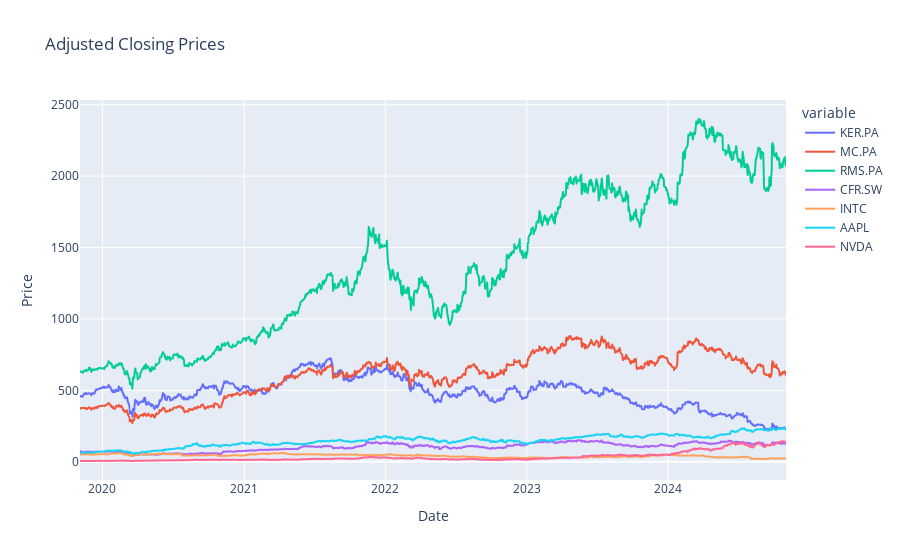

Source (notebook cell):
### Markdown cell above
Affichage séries temporelles

### Code cell
fig = px.line(closing_price_df, x=closing_price_df.index, y=closing_price_df.columns, title="Adjusted Closing Prices")
fig.update_layout(hovermode='x',yaxis_title="Price")  # Survol souris
fig.show()

### Figure 1 — Plotly figure (JSON) as saved in the notebook; plotly's stock layout.template omitted (floating-point values rounded to 4 significant figures; data arrays with more than 128 entries replaced by an {"elided": "..."} marker saying what was removed)
{"data": [{"hovertemplate": "variable=KER.PA<br>Date=%{x}<br>value=%{y}<extra></extra>", "legendgroup": "KER.PA", "line": {"color": "#636efa", "dash": "solid"}, "marker": {"symbol": "circle"}, "mode": "lines", "name": "KER.PA", "showlegend": true, "type": "scattergl", "x": {"elided": "1229 str values"}, "xaxis": "x", "y": {"elided": "1229 float values"}, "yaxis": "y"}, {"hovertemplate": "variable=MC.PA<br>Date=%{x}<br>value=%{y}<extra></extra>", "legendgroup": "MC.PA", "line": {"color": "#EF553B", "dash": "solid"}, "marker": {"symbol": "circle"}, "mode": "lines", "name": "MC.PA", "showlegend": true, "type": "scattergl", "x": {"elided": "1229 str values"}, "xaxis": "x", "y": {"elided": "1229 float values"}, "yaxis": "y"}, {"hovertemplate": "variable=RMS.PA<br>Date=%{x}<br>value=%{y}<extra></extra>", "legendgroup": "RMS.PA", "line": {"color": "#00cc96", "dash": "solid"}, "marker": {"symbol": "circle"}, "mode": "lines", "name": "RMS.PA", "showlegend": true, "type": "scattergl", "x": {"elided": "1229 str values"}, "xaxis": "x", "y": {"elided": "1229 float values"}, "yaxis": "y"}, {"hovertemplate": "variable=CFR.SW<br>Date=%{x}<br>value=%{y}<extra></extra>", "legendgroup": "CFR.SW", "line": {"color": "#ab63fa", "dash": "solid"}, "marker": {"symbol": "circle"}, "mode": "lines", "name": "CFR.SW", "showlegend": true, "type": "scattergl", "x": {"elided": "1229 str values"}, "xaxis": "x", "y": {"elided": "1229 float values"}, "yaxis": "y"}, {"hovertemplate": "variable=INTC<br>Date=%{x}<br>value=%{y}<extra></extra>", "legendgroup": "INTC", "line": {"color": "#FFA15A", "dash": "solid"}, "marker": {"symbol": "circle"}, "mode": "lines", "name": "INTC", "showlegend": true, "type": "scattergl", "x": {"elided": "1229 str values"}, "xaxis": "x", "y": {"elided": "1229 float values"}, "yaxis": "y"}, {"hovertemplate": "variable=AAPL<br>Date=%{x}<br>value=%{y}<extra></extra>", "legendgroup": "AAPL", "line": {"color": "#19d3f3", "dash": "solid"}, "marker": {"symbol": "circle"}, "mode": "lines", "name": "AAPL", "showlegend": true, "type": "scattergl", "x": {"elided": "1229 str values"}, "xaxis": "x", "y": {"elided": "1229 float values"}, "yaxis": "y"}, {"hovertemplate": "variable=NVDA<br>Date=%{x}<br>value=%{y}<extra></extra>", "legendgroup": "NVDA", "line": {"color": "#FF6692", "dash": "solid"}, "marker": {"symbol": "circle"}, "mode": "lines", "name": "NVDA", "showlegend": true, "type": "scattergl", "x": {"elided": "1229 str values"}, "xaxis": "x", "y": {"elided": "1229 float values"}, "yaxis": "y"}], "layout": {"hovermode": "x", "legend": {"title": {"text": "variable"}, "tracegroupgap": 0}, "title": {"text": "Adjusted Closing Prices"}, "xaxis": {"anchor": "y", "domain": [0, 1], "title": {"text": "Date"}}, "yaxis": {"anchor": "x", "domain": [0, 1], "title": {"text": "Price"}}}}
